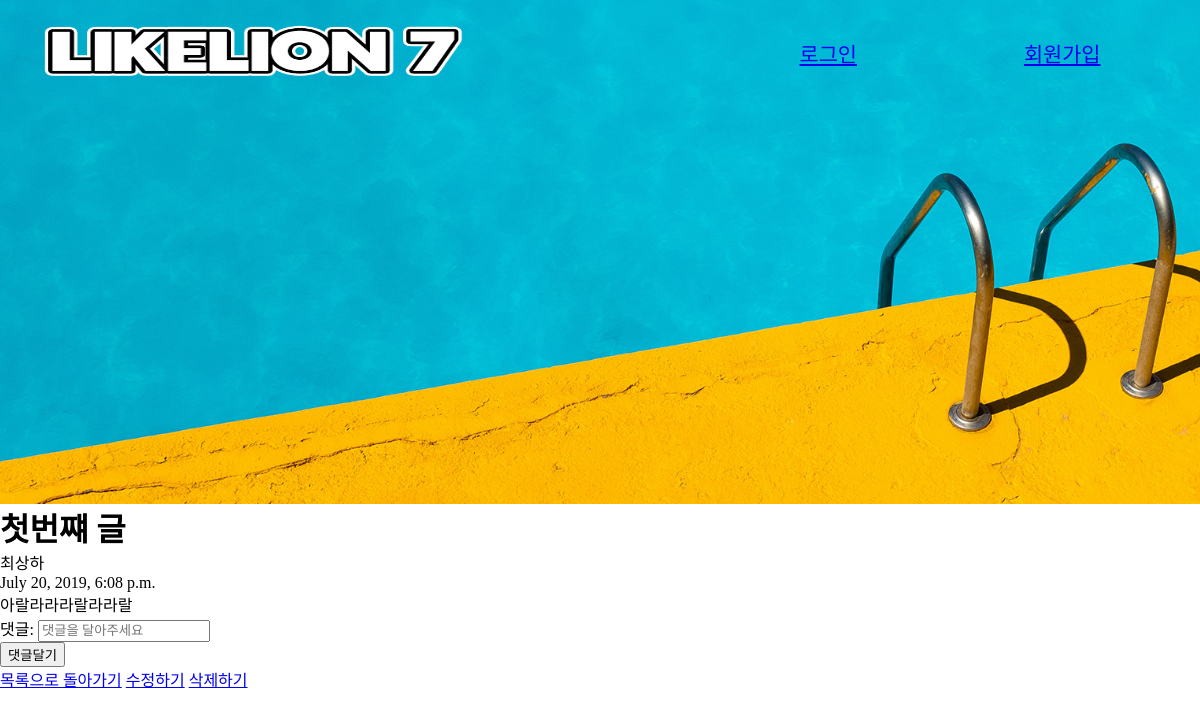
The app's page /detail/13/ with its own data.
### blog/models.py (models this page shows, shortened)
class Post(models.Model):
    Title = models.CharField(max_length=200)
    Writer = models.CharField(max_length=100)
    Contents = models.TextField()
    Created_date = models.DateTimeField(default=timezone.now)

### blog/views.py (the view)
# urls.py: path('detail/<int:post_pk>/', views.detail, name='detail'),
def detail(request, post_pk):
    post = Post.objects.get(pk=post_pk)
    if request.method == "POST":
        form = CommentForm(request.POST)
        comment = form.save(commit=False)
        comment.author = request.user
        comment.post = post
        comment.save()
        return redirect('detail', post.pk)
    else:
        form = CommentForm()
    return render(request, 'detail.html', {'post': post, 'form': form})

### blog/forms.py
class CommentForm(forms.ModelForm):
    class Meta:
        model=Comment
        fields=('content',)
        widgets = {
            'content': forms.TextInput(attrs={'class': 'content', 'placeholder': '댓글을 달아주세요'}),
        }
        labels = {
            'content': '댓글',
        }

### blog/templates/detail.html (shortened to what this page needs)
{% extends "base.html" %} {% block content %}
<div class="detail">
    <div class="detailHeader">
        <h1>{{ post.Title }}</h1>
    </div>
    <div class="detailContents">
        <div class="detailInfo">
            <p>{{ post.Writer }}</p>
            <p>{{ post.Created_date }}</p>
        </div>
        <div class="detailContent">
            <p>{{ post.Contents }}</p>
        </div>
    </div>
    <form method="POST">
        {{ form.as_p }}
        <button type="submit">댓글달기</button>
    </form>
    <div class="detailFooter">
        <a href="{% url 'home' %}">목록으로 돌아가기</a>
        <a href="{% url 'edit' post.pk %}">수정하기</a>
        <a href="{% url 'delete' post.pk %}">삭제하기</a>
    </div>
</div>
{% endblock %}

### static/base.css (style rules this page uses)
* { margin: 0%; font-family: 'AppleSDGothicNeoR00'; }

### records on screen
Post: Title "첫번쨰 글", Writer "최상하", Created_date "July 20, 2019, 6:08 p.m.", Contents "아랄라라라랄라라랄"
